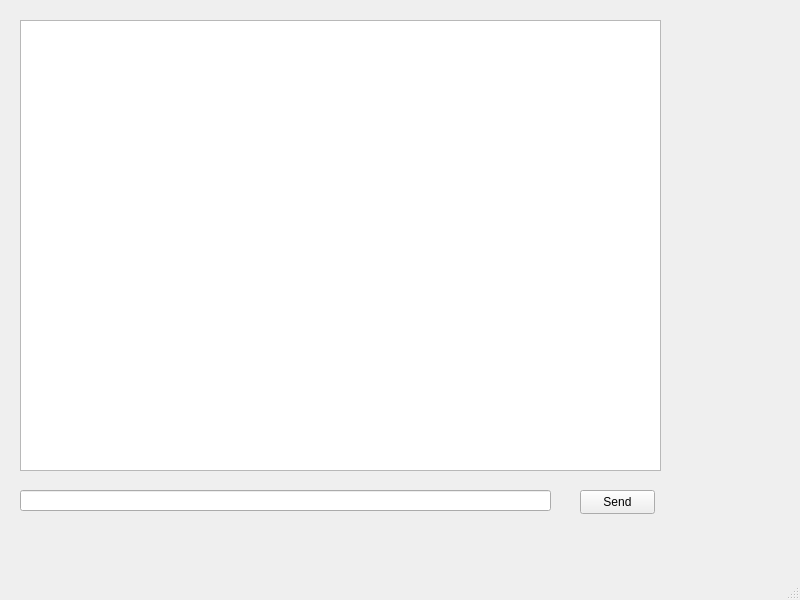
<?xml version="1.0" encoding="UTF-8"?>
<ui version="4.0">
 <class>MainWindow</class>
 <widget class="QMainWindow" name="MainWindow">
  <property name="geometry">
   <rect>
    <x>0</x>
    <y>0</y>
    <width>800</width>
    <height>600</height>
   </rect>
  </property>
  <property name="windowTitle">
   <string>MainWindow</string>
  </property>
  <widget class="QWidget" name="centralwidget">
   <widget class="QPushButton" name="pushButton">
    <property name="geometry">
     <rect>
      <x>580</x>
      <y>490</y>
      <width>75</width>
      <height>24</height>
     </rect>
    </property>
    <property name="text">
     <string>Send</string>
    </property>
   </widget>
   <widget class="QLineEdit" name="lineEdit">
    <property name="geometry">
     <rect>
      <x>20</x>
      <y>490</y>
      <width>531</width>
      <height>21</height>
     </rect>
    </property>
   </widget>
   <widget class="QTextEdit" name="textEdit">
    <property name="geometry">
     <rect>
      <x>20</x>
      <y>20</y>
      <width>641</width>
      <height>451</height>
     </rect>
    </property>
   </widget>
  </widget>
  <widget class="QMenuBar" name="menubar">
   <property name="geometry">
    <rect>
     <x>0</x>
     <y>0</y>
     <width>800</width>
     <height>22</height>
    </rect>
   </property>
  </widget>
  <widget class="QStatusBar" name="statusbar"/>
 </widget>
 <resources/>
 <connections/>
</ui>
